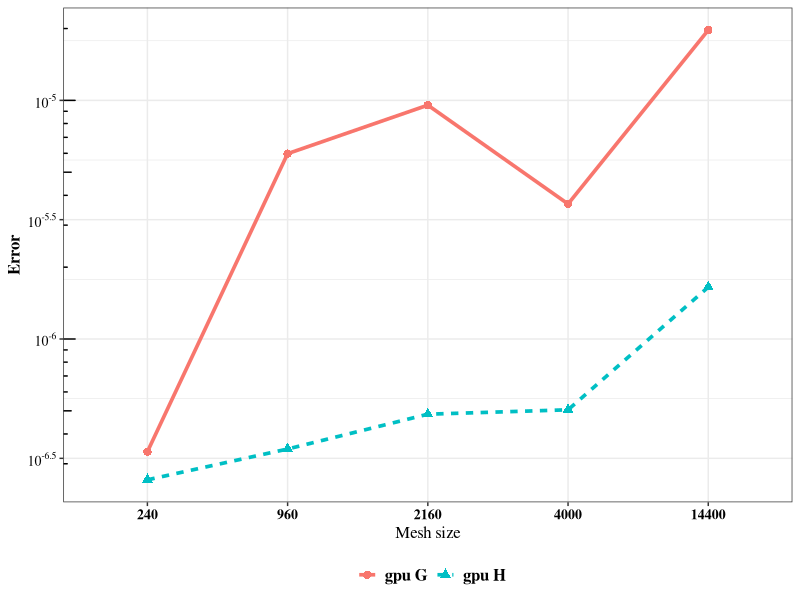

The R script that drew this image:
library(ggplot2)
size <- c(240, 960, 2160, 4000, 14400)
gpu_h <- cbind(size, "gpu H", c(2.57E-07, 3.46E-07, 4.84E-07, 5.05E-07, 1.65E-06))
gpu_g <- cbind(size, "gpu G", c(3.37E-07, 5.98E-06, 9.55E-06, 3.68E-06, 1.97E-05))
DF <- data.frame(rbind(gpu_h, gpu_g))
names(DF) <- c("Size", "Version", "Error")
DF$Size <- factor(DF$Size, levels = c("240", "960", "2160", "4000", "14400"))
print(DF)
DF$Error <- as.numeric(as.character(DF$Error))


Graph <- ggplot(DF, aes(x = Size, y = Error, color = Version, group = Version)) + 
  geom_point(size = 2.5,mapping = aes(shape=Version)) + 
  geom_line(aes(linetype = Version), size=1.25) +
  theme_bw() +
  scale_y_log10(breaks = scales::trans_breaks("log10", function(x) 10^x),
              labels = scales::trans_format("log10", scales::math_format(10^.x))) + 
  annotation_logticks(sides = "l")  +
  ylab("Error") + 
  xlab(expression(paste("Mesh size"))) +
  theme(plot.title = element_text(family = "Times", face="bold", size=12)) +
  theme(plot.title = element_text(hjust = 0.5)) +
  theme(axis.title = element_text(family = "Times", face="bold", size=12)) +
  theme(axis.text  = element_text(family = "Times", face="bold", size=10, colour = "Black")) +
  theme(legend.title  = element_text(family = "Times", face="bold", size=0)) +
  theme(legend.text  = element_text(family = "Times", face="bold", size=12)) +
  theme(legend.key.size = unit(5, "cm")) +
  theme(legend.direction = "horizontal",
        legend.position = "bottom",
        legend.key=element_rect(size=0),
        legend.key.size = unit(1, "lines")) +
  guides(col = guide_legend(nrow = 1))
ggsave(paste("~/Giuliano-plots.pdf",sep=""), Graph,  height=10, width=15, units="cm")
